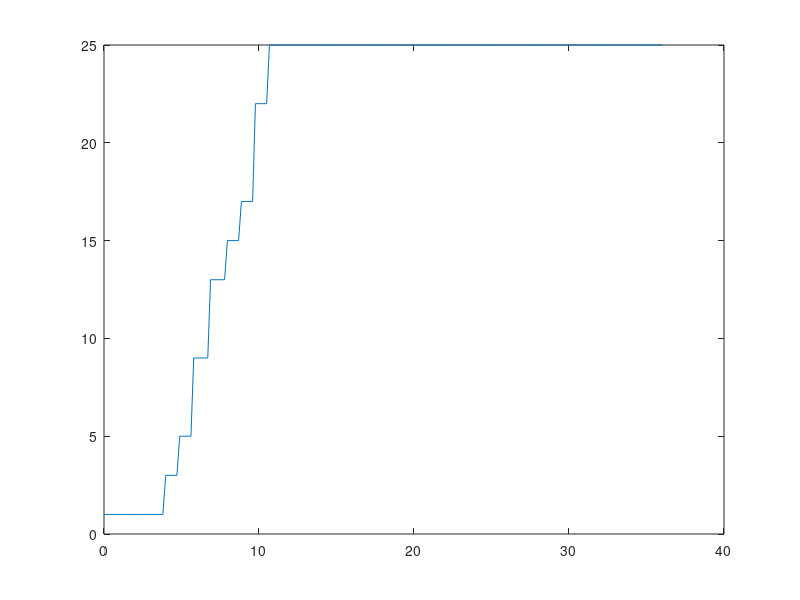

Reproduce this figure in MATLAB.
x = linspace(0,36,200);
y1 = ones([1,22]) % 0-3s
y2 = 3 * ones([1,5])
y3 = 5*ones([1,5])
y4 = 9*ones([1,6])
y5 = 13*ones([1,6])
y6 = 15*ones([1,5])
y7= 17*ones([1,5])
y8 = 22*ones([1,5])
y9= 25*ones([1,5])
y10 = 25*ones([1,136])


y = [y1 y2 y3 y4 y5 y6 y7 y8 y9,y10]

plot(x,y)